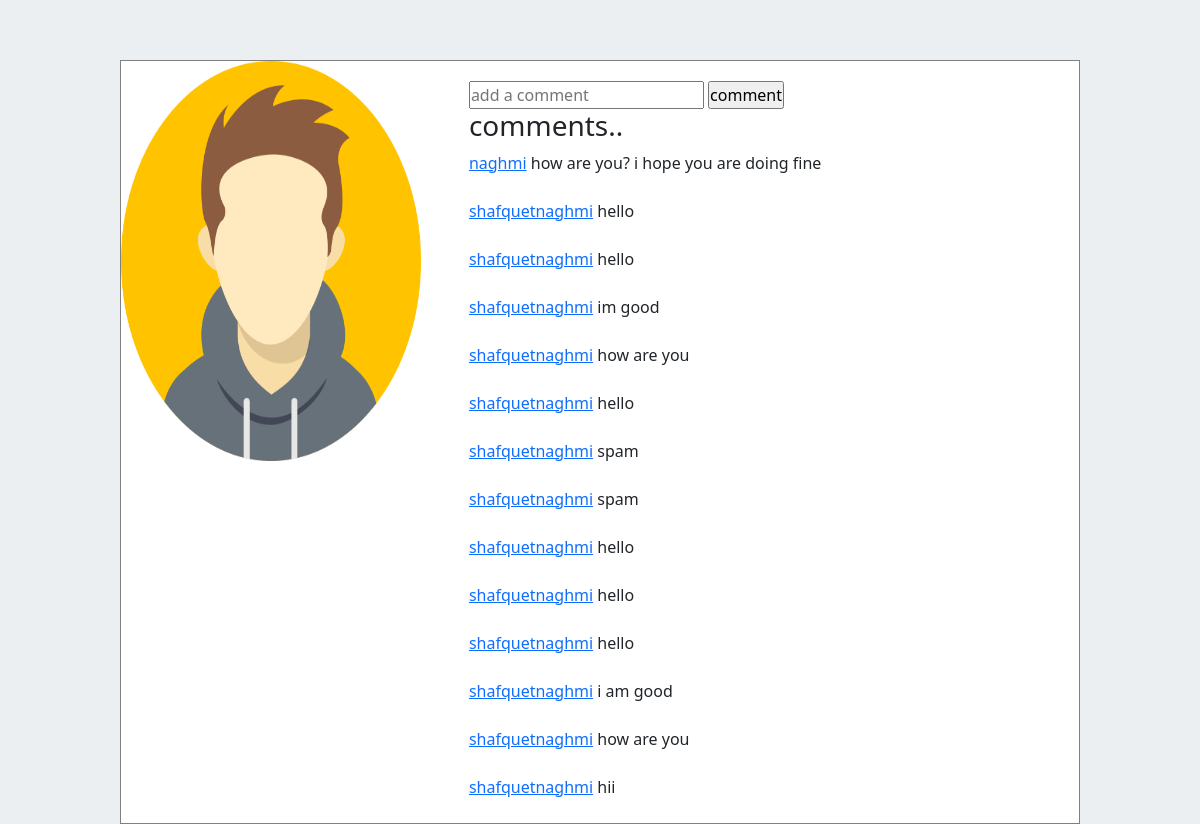
The app's page /comments/10/ (signed in) with its own data.
### socialapp/models.py (models this page shows, shortened)
class Image(models.Model):
    user=models.ForeignKey(User,on_delete=models.CASCADE,related_name='images_created')
    image=models.ImageField(upload_to='images/%d/%m/%y/')
    description=models.TextField(blank=True)
    created=models.DateField(auto_now_add=True,db_index=True)
    users_like=models.ManyToManyField(User,related_name='images_like',blank=True)
    def __str__(self):
        return f'{self.image},{self.description}'

class Comments(models.Model):
    image=models.ForeignKey(Image,related_name='comments' ,on_delete=models.CASCADE,blank=True,null=True)
    comment=models.CharField(max_length=200)
    user=models.ForeignKey(User,on_delete=models.CASCADE,blank=True,null=True)
    created=models.DateTimeField(auto_now_add=True,blank=True,null=True)
    updated=models.DateTimeField(auto_now=True,blank=True)

### socialapp/views.py (the view)
# urls.py: path('comments/<str:id>/',views.commentview,name="comment"),
def commentview(request,id):
    post=get_object_or_404(Image,id=id)
    comments=post.comments.all().order_by('-created')
    form=commentform()
    new_comment=None
    if request.method=='POST':
      form=commentform(request.POST)
      if form.is_valid():
         new_comment=form.save(commit=False)
         new_comment.image=post
         new_comment.user=request.user
         new_comment.save()
         return HttpResponseRedirect(request.META.get('HTTP_REFERER'))
    else:
        form=commentform()
    context={'comments':comments,'post':post,'form':form,'new_comment':new_comment,}
    return render(request,'socialapp/comment.html',context)

### socialapp/forms.py
class commentform(forms.ModelForm):
    class Meta:
        model=Comments
        fields='__all__'
        widgets={
         'comment':TextInput(attrs={'placeholder':'add a comment'})
        }

### socialapp/templates/socialapp/comment.html (shortened to what this page needs)
{% extends 'socialapp/main.html' %}
{% load static %}
{% block content %}
<link rel="stylesheet" href="{% static 'socialapp/comment.css' %}">
<div class="main">
    <div class="post">
        <img src="{{post.image.url}}" height="400px" width="300px">
    </div>
    <div class="comments">
        {% if request.user.is_authenticated %}
        <form method="POST">
            {{form.comment}}
            <input class="comment-b" type="submit" value="comment">
            {% else %}
            <P>Please <a href="{% url 'login' %}">login</a> to add comment </P>
            {% endif %}
        </form>
        <h3>comments..</h3>
        {% for comm in comments %}
        <a class="comment-user" href="{% url 'profile' comm.user.username %}">{{comm.user}}</a>
        {{comm.comment}}
        <br><br>
        {% endfor %}
    </div>
</div>
{% endblock %}

### socialapp/static/socialapp/comment.css (style rules this page uses)
* { box-sizing: border-box; margin:0; padding:0; }
body { background-color: rgb(235, 239, 241); }
.main { display: flex; background-color: white; border: 1px gray solid; margin-left:10%; margin-right:10%; margin-top:5%; }
.comments { margin-left:5%; margin-top:20px; }

### records on screen
Image: image (picture)
Comments: user "naghmi", comment "how are you? i hope you are doing fine"
Comments: user "shafquetnaghmi", comment "hello"
Comments: user "shafquetnaghmi", comment "hello"
Comments: user "shafquetnaghmi", comment "im good"
Comments: user "shafquetnaghmi", comment "how are you"
Comments: user "shafquetnaghmi", comment "hello"
Comments: user "shafquetnaghmi", comment "spam"
Comments: user "shafquetnaghmi", comment "spam"
Comments: user "shafquetnaghmi", comment "hello"
Comments: user "shafquetnaghmi", comment "hello"
Comments: user "shafquetnaghmi", comment "hello"
Comments: user "shafquetnaghmi", comment "i am good"
Comments: user "shafquetnaghmi", comment "how are you"
Comments: user "shafquetnaghmi", comment "hii"
